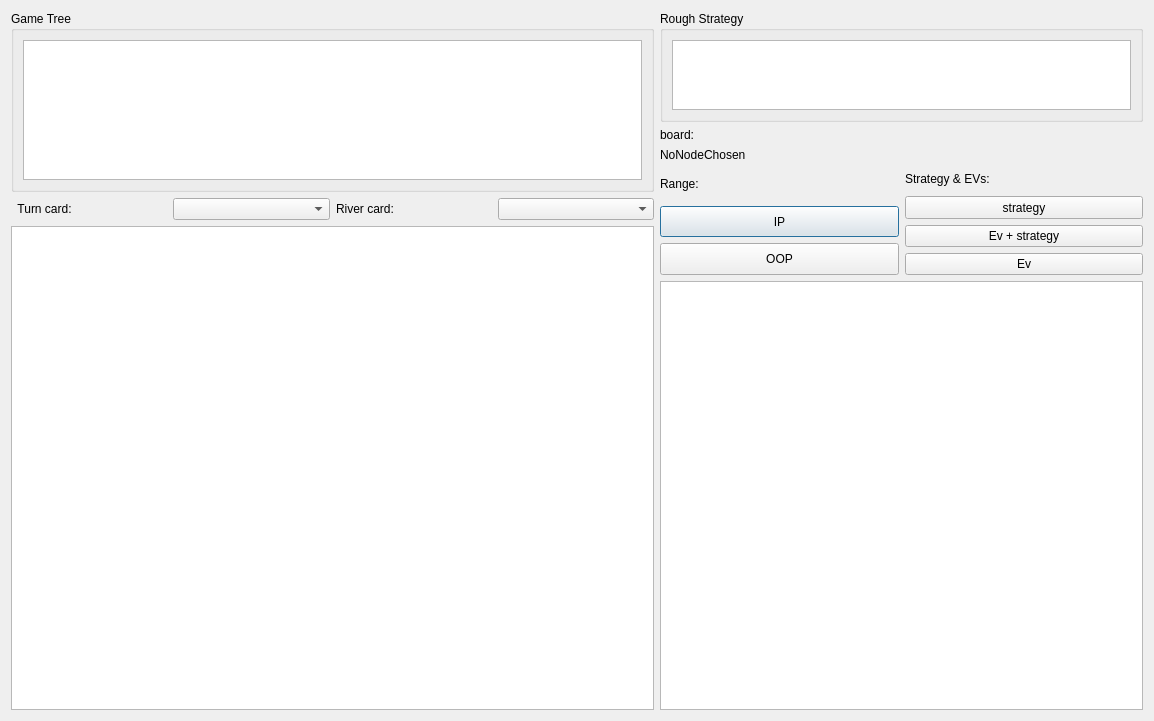
<?xml version="1.0" encoding="UTF-8"?>
<ui version="4.0">
 <class>StrategyExplorer</class>
 <widget class="QDialog" name="StrategyExplorer">
  <property name="geometry">
   <rect>
    <x>0</x>
    <y>0</y>
    <width>1154</width>
    <height>721</height>
   </rect>
  </property>
  <property name="windowTitle">
   <string>StrategyExplorer</string>
  </property>
  <layout class="QHBoxLayout" name="horizontalLayout" stretch="4,3">
   <item>
    <layout class="QVBoxLayout" name="verticalLayout" stretch="3,0,8">
     <item>
      <widget class="QGroupBox" name="groupBox">
       <property name="title">
        <string>Game Tree</string>
       </property>
       <layout class="QVBoxLayout" name="verticalLayout_3">
        <item>
         <widget class="QSTreeView" name="gameTreeView">
          <attribute name="headerVisible">
           <bool>false</bool>
          </attribute>
         </widget>
        </item>
       </layout>
      </widget>
     </item>
     <item>
      <layout class="QHBoxLayout" name="horizontalLayout_3">
       <item>
        <widget class="QLabel" name="label">
         <property name="sizePolicy">
          <sizepolicy hsizetype="Preferred" vsizetype="Preferred">
           <horstretch>0</horstretch>
           <verstretch>0</verstretch>
          </sizepolicy>
         </property>
         <property name="text">
          <string>  Turn card:</string>
         </property>
        </widget>
       </item>
       <item>
        <widget class="QComboBox" name="turnCardBox"/>
       </item>
       <item>
        <widget class="QLabel" name="label_2">
         <property name="text">
          <string>River card:</string>
         </property>
        </widget>
       </item>
       <item>
        <widget class="QComboBox" name="riverCardBox"/>
       </item>
      </layout>
     </item>
     <item>
      <widget class="HtmlTableView" name="strategyTableView">
       <property name="styleSheet">
        <string notr="true"/>
       </property>
       <attribute name="horizontalHeaderVisible">
        <bool>false</bool>
       </attribute>
       <attribute name="verticalHeaderVisible">
        <bool>false</bool>
       </attribute>
      </widget>
     </item>
    </layout>
   </item>
   <item>
    <layout class="QVBoxLayout" name="verticalLayout_2" stretch="10,2,10,40">
     <item>
      <widget class="QGroupBox" name="groupBox_2">
       <property name="title">
        <string>Rough Strategy</string>
       </property>
       <property name="flat">
        <bool>true</bool>
       </property>
       <layout class="QVBoxLayout" name="verticalLayout_4">
        <item>
         <widget class="HtmlTableView" name="roughStrategyView">
          <property name="verticalScrollBarPolicy">
           <enum>Qt::ScrollBarAlwaysOff</enum>
          </property>
          <property name="horizontalScrollBarPolicy">
           <enum>Qt::ScrollBarAlwaysOff</enum>
          </property>
          <attribute name="horizontalHeaderVisible">
           <bool>false</bool>
          </attribute>
          <attribute name="verticalHeaderVisible">
           <bool>false</bool>
          </attribute>
         </widget>
        </item>
       </layout>
      </widget>
     </item>
     <item>
      <layout class="QVBoxLayout" name="verticalLayout_7">
       <item>
        <layout class="QHBoxLayout" name="horizontalLayout_6">
         <item>
          <widget class="QLabel" name="boardLabel">
           <property name="text">
            <string>board:</string>
           </property>
          </widget>
         </item>
        </layout>
       </item>
       <item>
        <layout class="QVBoxLayout" name="verticalLayout_8">
         <item>
          <widget class="QLabel" name="nodeDisplayLabel">
           <property name="text">
            <string>NoNodeChosen</string>
           </property>
          </widget>
         </item>
        </layout>
       </item>
      </layout>
     </item>
     <item>
      <layout class="QHBoxLayout" name="modeChoseLayout" stretch="1,1">
       <item>
        <layout class="QVBoxLayout" name="verticalLayout_5" stretch="1,1,1">
         <item>
          <widget class="QLabel" name="label_4">
           <property name="text">
            <string>Range:</string>
           </property>
          </widget>
         </item>
         <item>
          <widget class="QPushButton" name="ipRangeButtom">
           <property name="sizePolicy">
            <sizepolicy hsizetype="Minimum" vsizetype="Minimum">
             <horstretch>0</horstretch>
             <verstretch>0</verstretch>
            </sizepolicy>
           </property>
           <property name="text">
            <string>IP</string>
           </property>
          </widget>
         </item>
         <item>
          <widget class="QPushButton" name="oopRangeButtom">
           <property name="sizePolicy">
            <sizepolicy hsizetype="Minimum" vsizetype="Minimum">
             <horstretch>0</horstretch>
             <verstretch>0</verstretch>
            </sizepolicy>
           </property>
           <property name="text">
            <string>OOP</string>
           </property>
          </widget>
         </item>
        </layout>
       </item>
       <item>
        <layout class="QVBoxLayout" name="verticalLayout_6" stretch="1,1,1,0">
         <item>
          <widget class="QLabel" name="label_5">
           <property name="text">
            <string>Strategy &amp; EVs:</string>
           </property>
          </widget>
         </item>
         <item>
          <widget class="QPushButton" name="strategyModeButtom">
           <property name="sizePolicy">
            <sizepolicy hsizetype="Minimum" vsizetype="Minimum">
             <horstretch>0</horstretch>
             <verstretch>0</verstretch>
            </sizepolicy>
           </property>
           <property name="text">
            <string>strategy</string>
           </property>
          </widget>
         </item>
         <item>
          <widget class="QPushButton" name="evModeButtom">
           <property name="sizePolicy">
            <sizepolicy hsizetype="Minimum" vsizetype="Minimum">
             <horstretch>0</horstretch>
             <verstretch>0</verstretch>
            </sizepolicy>
           </property>
           <property name="text">
            <string>Ev + strategy</string>
           </property>
          </widget>
         </item>
         <item>
          <widget class="QPushButton" name="evOnlyModeButtom">
           <property name="sizePolicy">
            <sizepolicy hsizetype="Minimum" vsizetype="Minimum">
             <horstretch>0</horstretch>
             <verstretch>0</verstretch>
            </sizepolicy>
           </property>
           <property name="text">
            <string>Ev</string>
           </property>
          </widget>
         </item>
        </layout>
       </item>
      </layout>
     </item>
     <item>
      <layout class="QHBoxLayout" name="detailInformationLayout">
       <item>
        <widget class="HtmlTableView" name="detailView">
         <attribute name="horizontalHeaderVisible">
          <bool>false</bool>
         </attribute>
         <attribute name="verticalHeaderVisible">
          <bool>false</bool>
         </attribute>
        </widget>
       </item>
      </layout>
     </item>
    </layout>
   </item>
  </layout>
 </widget>
 <customwidgets>
  <customwidget>
   <class>QSTreeView</class>
   <extends>QTreeView</extends>
   <header>qstreeview.h</header>
  </customwidget>
  <customwidget>
   <class>HtmlTableView</class>
   <extends>QTableView</extends>
   <header>htmltableview.h</header>
  </customwidget>
 </customwidgets>
 <resources/>
 <connections/>
</ui>
